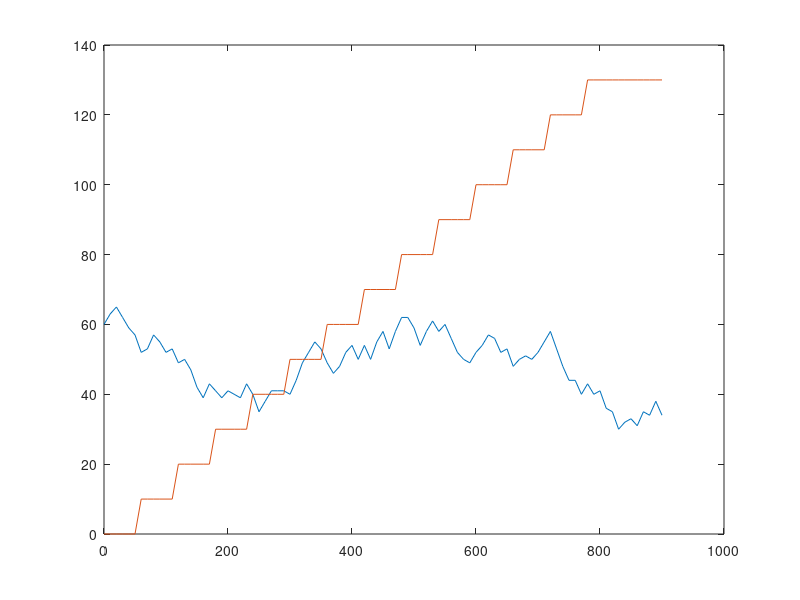

Here is the MATLAB script that generated this plot:
time = 0:10:(15*60);

intervals = length(time);



start_load = 0;
max_load = 13;
load = [];
for i = start_load:max_load % Generate data like 0 0 .. 0 10 10 .. 10 20 20 .. 20
    xi = repelem(i*10,6); 
    load = cat(2, load, xi);   
end

% Match time vector
if length(load) < length(time)
    load(end+1:length(time)) = 130;
end

% define parameters
n_values = intervals; % number of pulse rate values to generate
min_value = 60; % minimum pulse rate value
max_value = 150; % maximum pulse rate value
max_step_size = 5; % maximum step size between adjacent values

% generate random step sizes
step_sizes = randi([-max_step_size, max_step_size], 1, n_values-1);

% generate pulse rate values with increasing or decreasing step sizes
pulse_rate = [min_value cumsum(step_sizes) + min_value];

% plot the generated pulse rate values
plot(time,pulse_rate);
hold on
plot(time,load)


